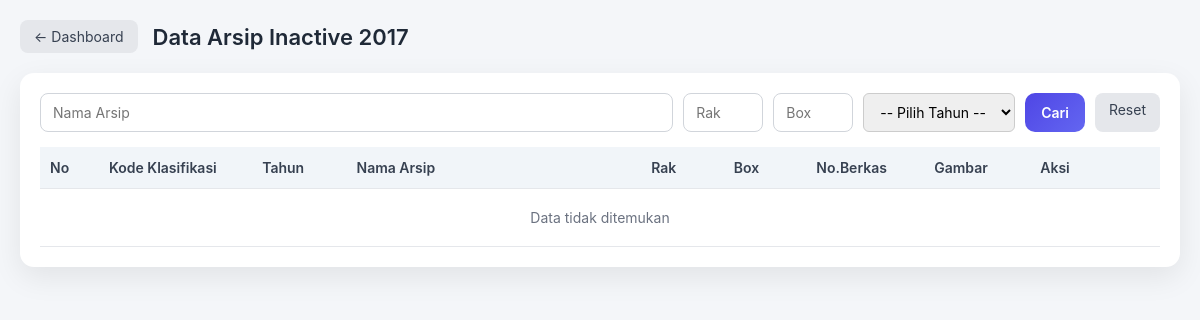
Before: /inventaris/index.php?ruang_id=11 (signed in) with the older database file.
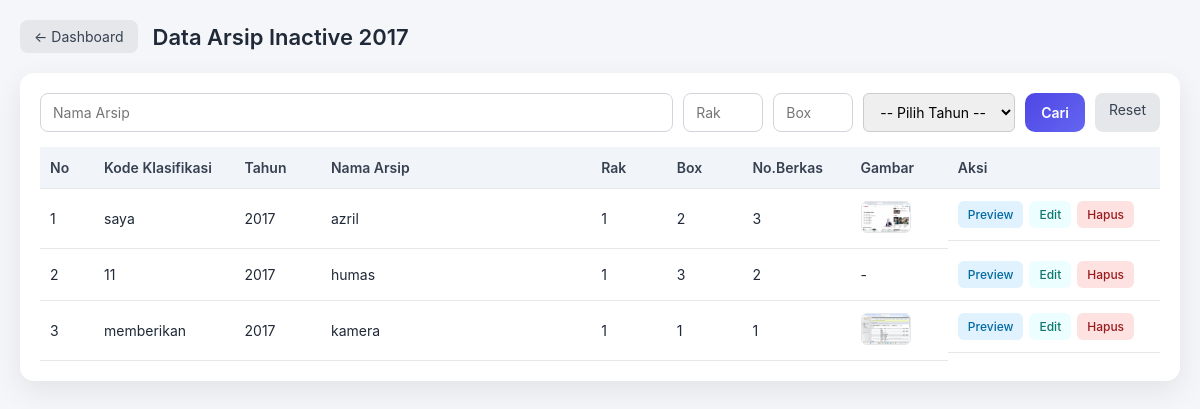
After: the same page with the newer database file.
### tables this page shows
CREATE TABLE `ruang` (
  `id` int NOT NULL,
  `nama_ruang` varchar(100) DEFAULT NULL,
  `keterangan` text
);

CREATE TABLE `inventaris` (
  `id` int NOT NULL,
  `kode` varchar(50) DEFAULT NULL,
  `tahun` int DEFAULT NULL,
  `nama` varchar(255) DEFAULT NULL,
  `rak` varchar(50) DEFAULT NULL,
  `box` varchar(50) DEFAULT NULL,
  `baris` varchar(50) DEFAULT NULL,
  `image` varchar(255) DEFAULT NULL,
  `ruang_id` int DEFAULT NULL
);

### inventaris/index.php (the view, shortened to what this page needs)
<?php
include "../config/koneksi.php";
$ruang_id = isset($_GET['ruang_id']) ? intval($_GET['ruang_id']) : 0;
$ruangData = mysqli_fetch_assoc(
    mysqli_query($conn, "SELECT * FROM ruang WHERE id = $ruang_id")
);
$nama  = isset($_GET['nama']) ? mysqli_real_escape_string($conn, $_GET['nama']) : '';
$rak   = isset($_GET['rak']) ? mysqli_real_escape_string($conn, $_GET['rak']) : '';
$box   = isset($_GET['box']) ? mysqli_real_escape_string($conn, $_GET['box']) : '';
$query = "SELECT inv.*, r.nama_ruang
          FROM inventaris inv
          LEFT JOIN ruang r ON inv.ruang_id = r.id
          WHERE 1=1";
if ($ruang_id) $query .= " AND inv.ruang_id = $ruang_id";
$query .= " ORDER BY inv.id DESC";
$data = mysqli_query($conn, $query);
?>
<!DOCTYPE html>
<html lang="id">
<head>
    <link rel="stylesheet" href="../assets/css/inventaris.css">
</head>
<body>
<div class="header">
    <div class="header-left">
        <a href="../dashboard.php" class="btn-back">← Dashboard</a>
        <h2>Data Arsip Inactive <?= $ruangData['nama_ruang'] ?? '' ?></h2>
    </div>
</div>
<div class="table-wrapper">
    <form method="get" style="display:flex; gap:10px; margin-bottom:15px;">
        <input type="text" name="nama" placeholder="Nama Arsip"
               value="<?= htmlspecialchars($nama) ?>" style="flex:1">
        <input type="text" name="rak" placeholder="Rak"
               value="<?= htmlspecialchars($rak) ?>" style="width:80px">
        <input type="text" name="box" placeholder="Box"
               value="<?= htmlspecialchars($box) ?>" style="width:80px">
        <select name="tahun" style="padding:8px 12px;border-radius:6px;border:1px solid #ccc;">
                <option value="">-- Pilih Tahun --</option>
            </select>
        <button type="submit" class="btn">Cari</button>
        <a href="index.php?ruang_id=<?= $ruang_id ?>" class="btn-back">Reset</a>
    </form>
    <table>
        <thead>
            <tr>
                <th style="width:50px">No</th>
                <th style="width:130px">Kode Klasifikasi</th>
                <th style="width:80px">Tahun</th>
                <th style="width:250px">Nama Arsip</th>
                <th style="width:70px">Rak</th>
                <th style="width:70px">Box</th>
                <th style="width:100px">No.Berkas</th>
                <th style="width:90px">Gambar</th>
                <th style="width:110px">Aksi</th>
            </tr>
        </thead>
        <tbody>
        <?php
        $no = 1;
        if (mysqli_num_rows($data) > 0) {
            while ($row = mysqli_fetch_assoc($data)) {
        ?>
            <tr>
                <td><?= $no++ ?></td>
                <td><?= htmlspecialchars($row['kode']) ?></td>
                <td><?= htmlspecialchars($row['tahun']) ?></td>
                <td class="td-nama">
                    <?= htmlspecialchars($row['nama']) ?>
                </td>
                <td><?= htmlspecialchars($row['rak']) ?></td>
                <td><?= htmlspecialchars($row['box']) ?></td>
                <td><?= htmlspecialchars($row['baris']) ?></td>
                <td>
                    <?php if (!empty($row['image']) && file_exists('../uploads/'.$row['image'])): ?>
                        <img src="../uploads/<?= $row['image'] ?>" width="50">
                    <?php else: ?>
                        -
                    <?php endif; ?>
                </td>
                <td class="action">
                    <a href="preview.php?id=<?= $row['id'] ?>" class="aksi-btn preview">Preview</a>
                    <a href="edit.php?id=<?= $row['id'] ?>" class="aksi-btn edit">Edit</a>
                    <a href="hapus.php?id=<?= $row['id'] ?>"
                       class="aksi-btn hapus"
                       onclick="return confirm('Yakin hapus data?')">
                        Hapus
                    </a>
                </td>
            </tr>
        <?php
            }
        } else {
        ?>
            <tr>
                <td colspan="9" style="text-align:center;">Data tidak ditemukan</td>
            </tr>
        <?php } ?>
        </tbody>
    </table>
</div>
</body>
</html>

### assets/css/inventaris.css (style rules this page uses)
* { margin: 0; padding: 0; box-sizing: border-box; font-family: "Inter", "Segoe UI", sans-serif; }
body { background: #f4f6f9; color: #1f2937; padding: 20px; }
.header { display: flex; justify-content: space-between; align-items: center; margin-bottom: 20px; }
.header-left { display: flex; align-items: center; gap: 15px; }
.header h2 { font-size: 22px; font-weight: 600; }
.btn-back { text-decoration: none; padding: 8px 14px; background: #e5e7eb; border-radius: 8px; color: #374151; font-size: 14px; transition: 0.3s; }
.table-wrapper { background: #ffffff; padding: 20px; border-radius: 14px; box-shadow: 0 10px 30px rgba(0,0,0,0.08); }
.table-wrapper form input, .table-wrapper form select { padding: 10px 12px; border-radius: 8px; border: 1px solid #d1d5db; font-size: 14px; transition: 0.3s; }
.btn { padding: 10px 16px; background: linear-gradient(135deg, #4f46e5, #6366f1); color: #ffffff; border: none; border-radius: 10px; font-size: 14px; font-weight: 600; cursor: pointer; transition: 0.3s; }
table { width: 100%; border-collapse: collapse; margin-top: 15px; }
thead { background: #f1f5f9; }
th, td { padding: 12px 10px; border-bottom: 1px solid #e5e7eb; font-size: 14px; vertical-align: middle; }
th { text-align: left; font-weight: 600; color: #374151; }
.td-nama { max-width: 280px; white-space: nowrap; overflow: hidden; text-overflow: ellipsis; }
td img { border-radius: 6px; border: 1px solid #e5e7eb; }
.action { display: flex; gap: 6px; }
.aksi-btn { padding: 6px 10px; font-size: 12px; border-radius: 6px; text-decoration: none; font-weight: 500; transition: 0.3s; }
.preview { background: #e0f2fe; color: #0369a1; }
.edit { background: #ecfeff; color: #0f766e; }
.hapus { background: #fee2e2; color: #991b1b; }
tbody td[colspan] { padding: 20px; color: #6b7280; }

Changed rows visible on the page:
added inventaris: kode "saya", tahun "2017", nama "azril", rak "1", box "2", baris "3", image (picture)
added inventaris: kode "11", tahun "2017", nama "humas", rak "1", box "3", baris "2"
added inventaris: kode "memberikan", tahun "2017", nama "kamera", rak "1", box "1", baris "1", image (picture)
Other visible differences:
text no longer shown: "Data tidak ditemukan"
